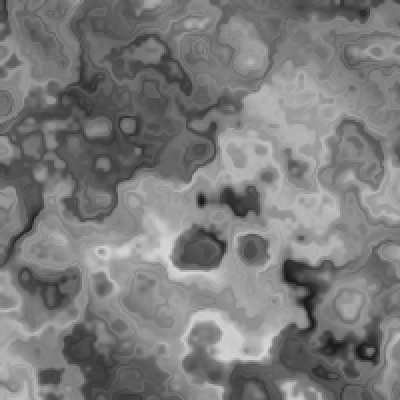
Frame 1 (no input)
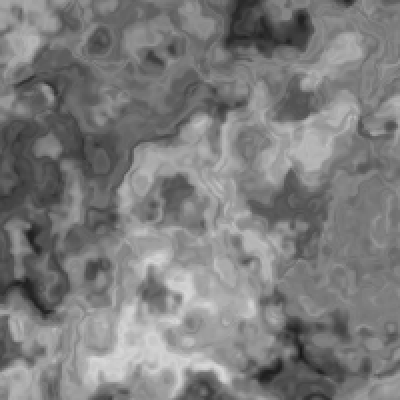
Frame 60 (no input)
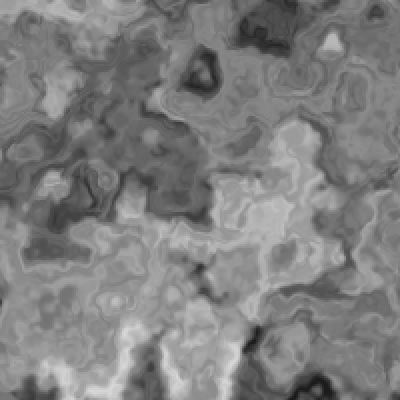
Frame 120 (the mouse pressed at the canvas centre since frame 60)

The p5.js sketch that drew these frames (run headless with seeded random() and noise() and a simulated clock; from frame 60 on, the mouse is pressed at the canvas centre):

// p5.js sketch
// ── sketch.js
let s = 0.01;     // Noise scale
let s2 = 0.02;    // Distortion scale
let p = 2;     // Pixel size 
let t = 0.05;      // Time rate
let T = 0;      // Current time
let ridged = false;

function setup() {
  createCanvas(400, 400);
}

function draw() {  
  for(let x = 0; x < width; x += p) {
    for(let y = 0; y < height; y += p) {
      
      pX = x + (noise((x + 20*T) * s2, (y) * s2, T) * width);
      pY = y + (noise((x) * s2, (y + 20*T) * s2, T) * height);
      
      c = noise(pX * s + T/10, pY * s - T/10);
      
      if (ridged) {
        c -= 0.5;
        c = abs(c);
        c *= 2;
      }
      
      fill(c * 255, c * 255, c * 255);
      noStroke();
      rect(x, y, p, p);
      
    }
  }
  
  T += t;
}
